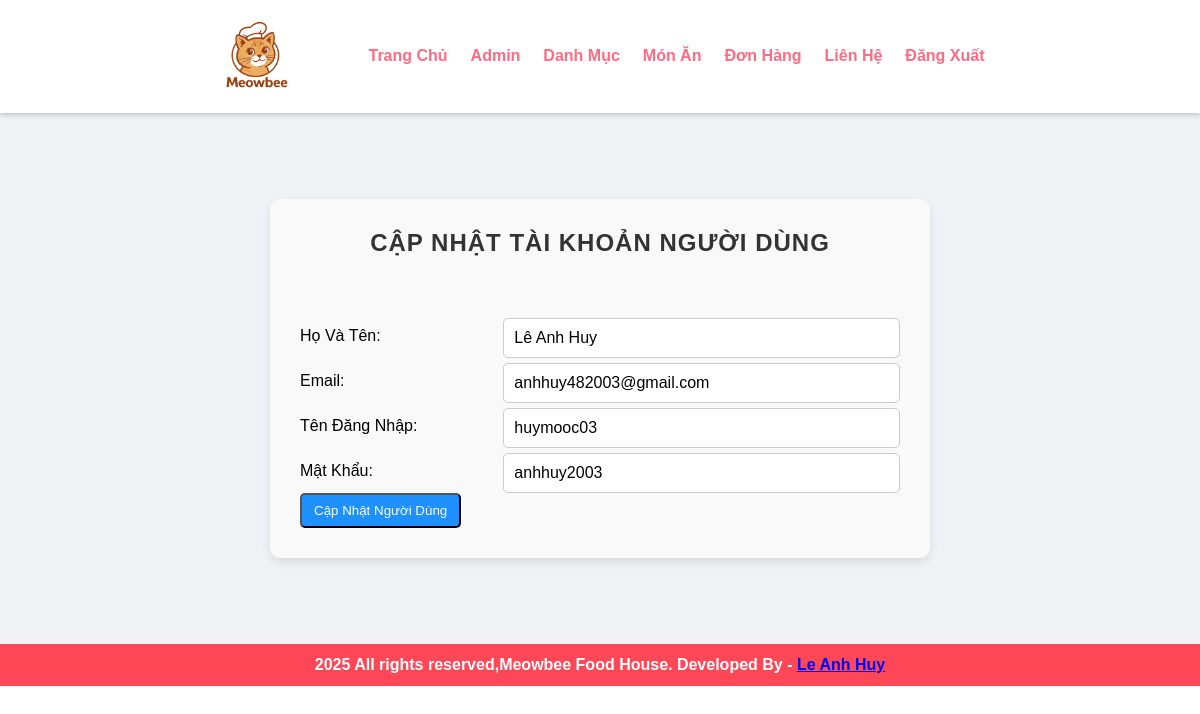
The app's page /admin/update-user.php?id=6 (signed in) with its own data.
### tables this page shows
CREATE TABLE `tbl_users` (
  `id` int(11) NOT NULL,
  `full_name` varchar(100) NOT NULL,
  `username` varchar(50) NOT NULL,
  `email` varchar(100) NOT NULL,
  `password` varchar(255) NOT NULL,
  `created_at` timestamp NOT NULL DEFAULT current_timestamp()
);

### admin/update-user.php (the view, shortened to what this page needs)
<?php include('partials/menu.php'); ?>
<div class="main-content">
    <div class="wrapper form-container">
        <h1 class="form-title">Cập Nhật Tài Khoản Người Dùng</h1>
        <br><br>
        <?php
            $id = $_GET['id'];
            $sql = "SELECT * FROM tbl_users WHERE id=$id";
            $res = mysqli_query($conn, $sql);
            if($res == true) {
                $count = mysqli_num_rows($res);
                if($count == 1) {
                    $row = mysqli_fetch_assoc($res);
                    $full_name = $row['full_name'];
                    $username = $row['username'];
                    $email = $row['email'];
                    $password = $row['password'];
                } else {
                    header('location:'.SITEURL.'admin/manage-user.php');
                }
            }
        ?>
        <form action="" method="POST">
            <table class="tbl-30">
                <tr>
                    <td>Họ Và Tên: </td>
                    <td>
                        <input type="text" name="full_name" value="<?php echo $full_name; ?>" class="input-field" required>
                    </td>
                </tr>
                <tr>
                    <td>Email: </td>
                    <td>
                        <input type="email" name="email" value="<?php echo $email; ?>" class="input-field" required>
                    </td>
                </tr>
                <tr>
                    <td>Tên Đăng Nhập: </td>
                    <td>
                        <input type="text" name="username" value="<?php echo $username; ?>" class="input-field" required>
                    </td>
                </tr>
                <tr>
                    <td>Mật Khẩu:</td>
                    <td>
                        <input type="text" name="password" value="<?php echo $password; ?>" class="input-field">
                    </td>
                </tr>
                <tr>
                    <td colspan="2">
                        <input type="submit" name="submit" value="Cập Nhật Người Dùng" class="btn-primary">
                    </td>
                </tr>
            </table>
        </form>
    </div>
</div>
<?php include('partials/footer.php'); ?>

### css/admin.css (style rules this page uses)
* { margin: 0; padding: 0; font-family: Arial, Helvetica, sans-serif; }
.wrapper { padding: 1%; width: 80%; margin: 0 auto; }
.form-container { background-color: #f9f9f9; padding: 30px; border-radius: 10px; box-shadow: 0 4px 10px rgba(0, 0, 0, 0.1); max-width: 600px; margin: 50px auto; }
.form-container h1 { font-size: 24px; color: #333; text-align: center; margin-bottom: 20px; }
.tbl-30 { width: 100%; border-collapse: collapse; }
.input-field { width: 100%; padding: 10px; border: 1px solid #ccc; border-radius: 5px; font-size: 16px; margin-top: 5px; }
.btn-primary { background-color: #1e90ff; color: white; padding: 8px 12px; text-decoration: none; border-radius: 5px; transition: background-color 0.3s ease; }
h1 { font-size: 24px; color: #333; text-align: center; margin-bottom: 20px; text-transform: uppercase; letter-spacing: 1px; }
.main-content { background-color: #f1f2f6; padding: 3% 0; }

### records on screen
tbl_users: full_name "Lê Anh Huy", email "anhhuy482003@gmail.com", username "huymooc03", password "anhhuy2003"
